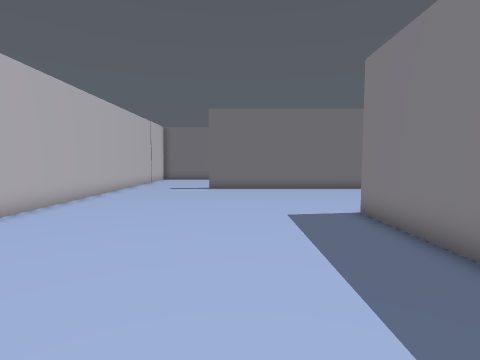
[1] (above)

24 first-person views from a walk through a scene from a Unity 3-D project. The camera is 1.5 m above the floor, tilts 4° down and sees 85° across. The floor is counted in squares, 1 m on a side. Each view is taken from the middle of a square. On the plan, view 1 faces up. The plan holds only what a view shows up to about 14 squares ahead; the rest is blank. The place goes on beyond the plan. The player character is not drawn.

[2]
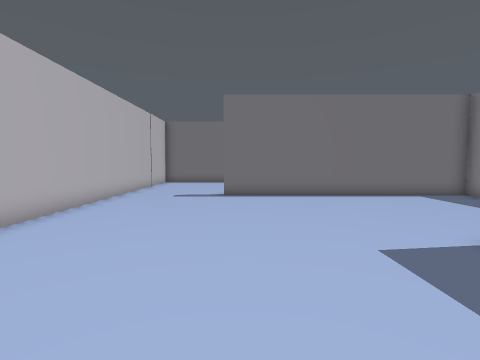

[3]
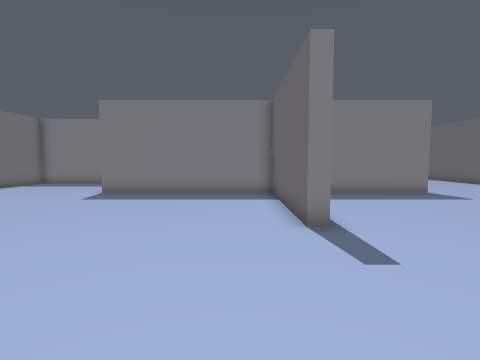

[4]
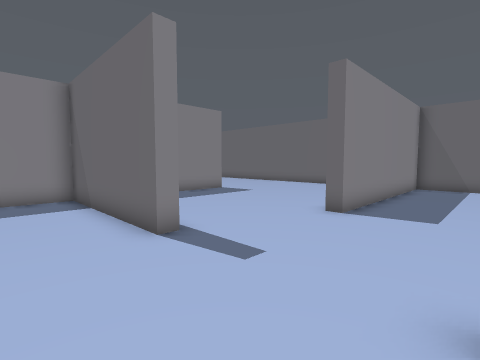

[5]
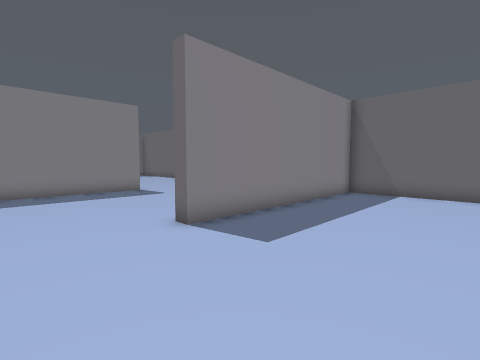

[6]
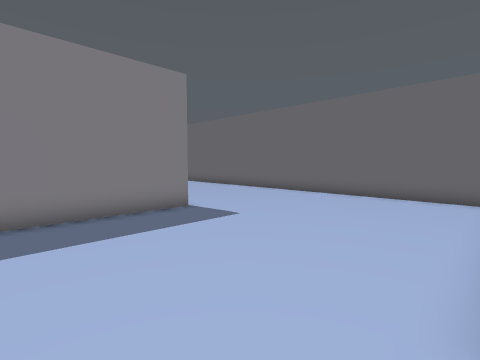

[7]
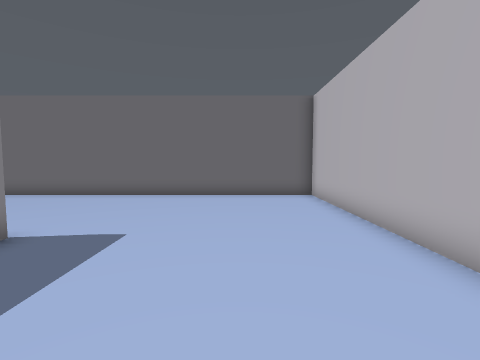

[8]
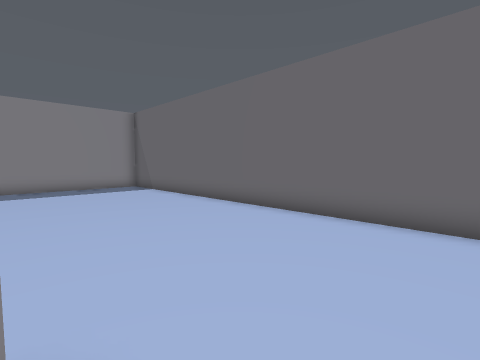

[9]
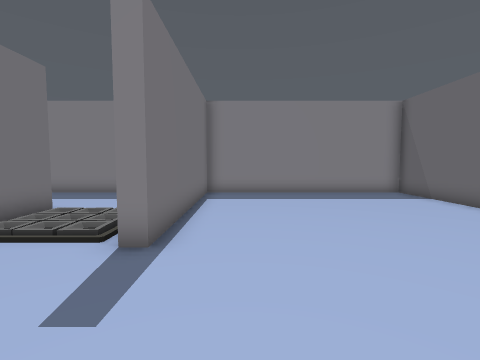

[10]
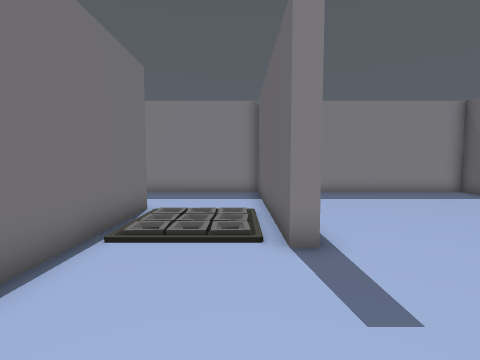

[11]
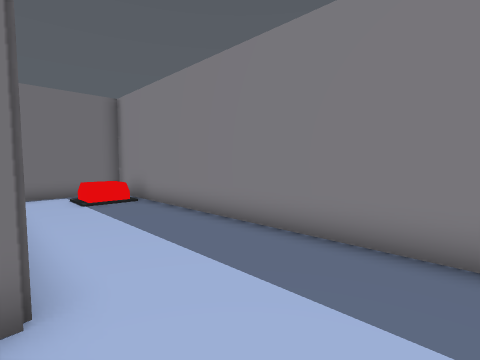

[12]
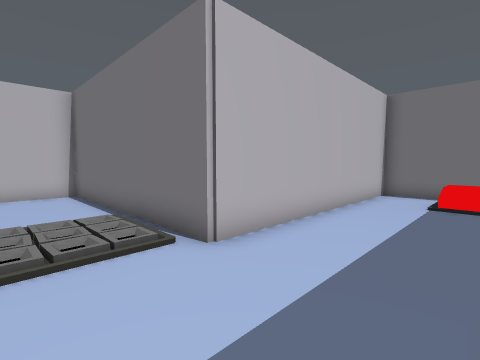

[13]
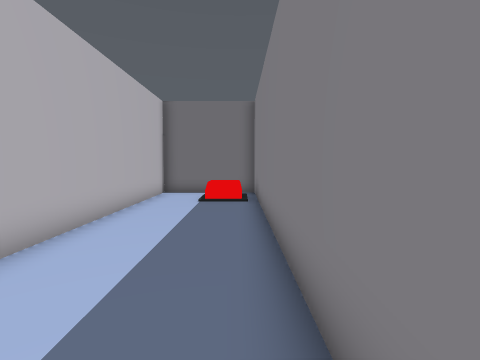

[14]
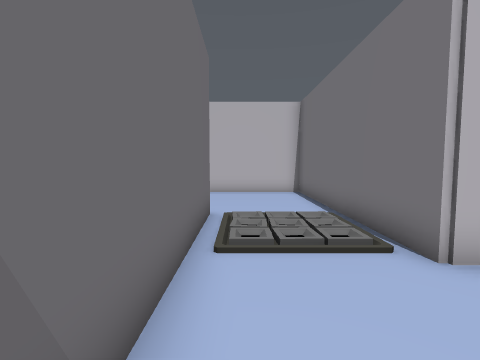

[15]
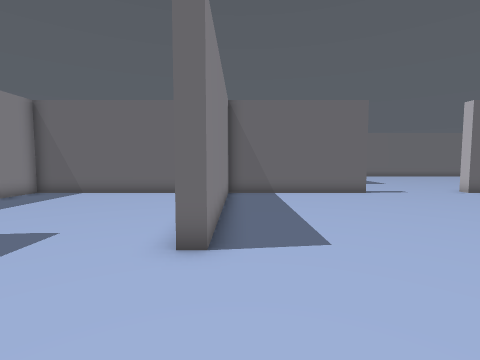

[16]
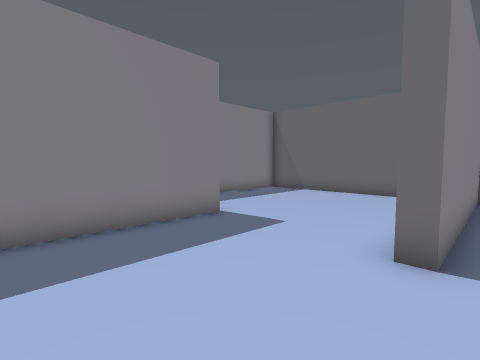

[17]
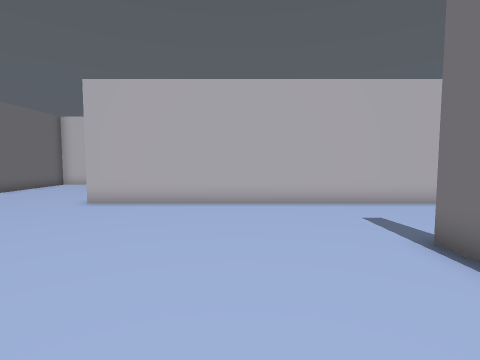

[18]
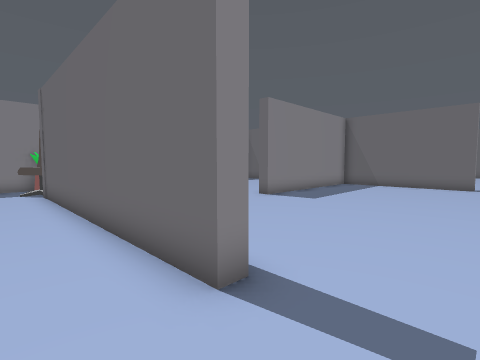

[19]
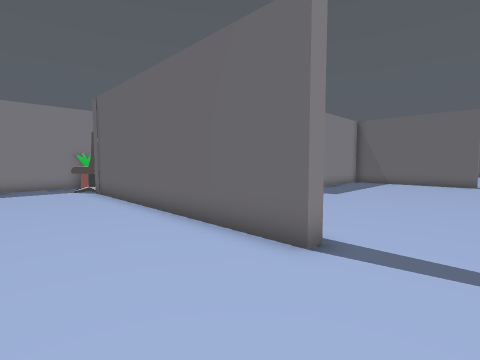

[20]
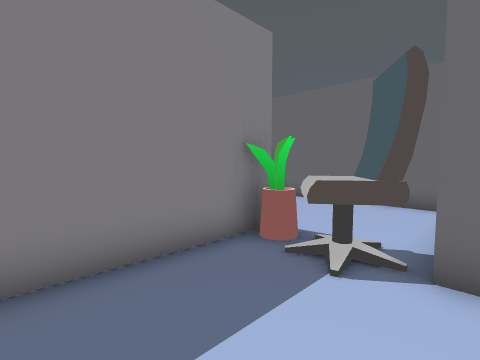

[21]
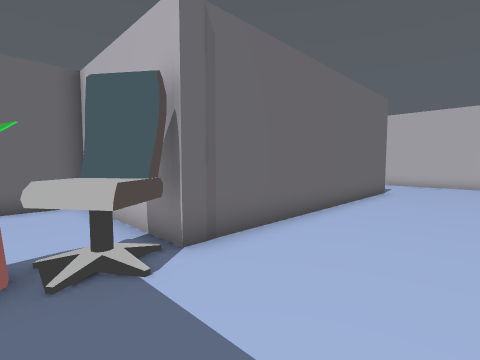

[22]
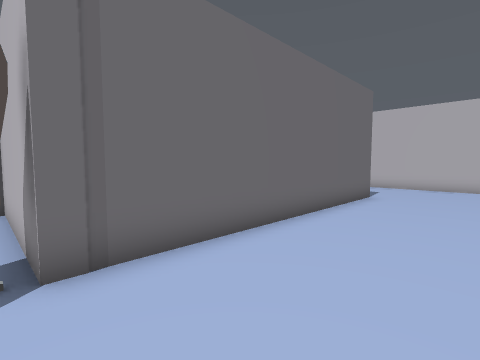

[23]
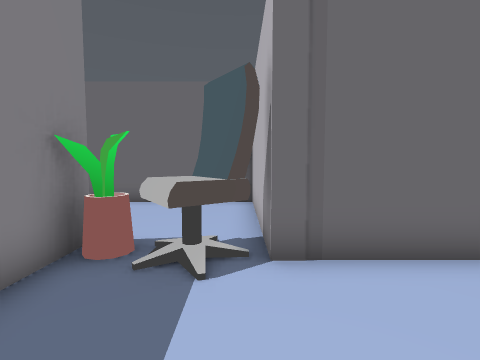

[24]
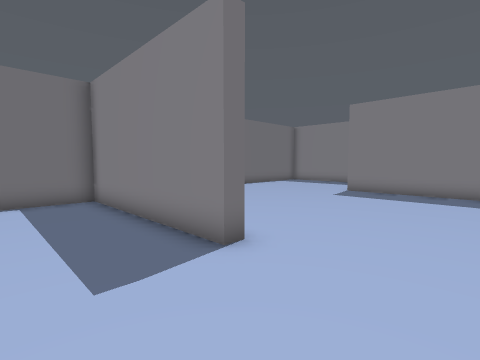

### Floor plan
Points are (right, up) in squares from view 1. A wall is a line through its corners. A room is listed if a view was taken in it or the views show most of it. See-through windows are left out.
Room 1 (views 1, 2, 3, 4, 5, 6, 7, 8, 9, 10, 11, 12, 13, 14, 15, 16, 17, 18, 19, 20, 21, 22, 23, 24)
walls: (6, -0.5) (12.8, -0.5) (12.8, 3.6); (-3.1, -1.1) (-3.1, -0.5) (3.6, -0.5) (3.6, 7.6) (4.1, 7.6); (9, 6.8) (9, 11.9); (3.6, -8.1) (3.6, -2.5); (-4.2, -6.4) (-4.2, -14.7) (17.7, -14.7) (17.7, -5.4) (9.5, -5.4) (9.5, -4.9) (17.7, -4.9) (17.7, 8.8) (13.3, 8.8) (13.3, -1.1) (4.1, -1.1) (4.1, -5.5); (-10.5, -0.5) (-8, -0.5) (-8, -1.1); (9, 13.9) (9, 14.6) (-1.7, 14.6) (-1.7, 15.1) (9.5, 15.1) (9.5, 13.4); (12.8, 14.1) (12.8, 19); (-6.4, 18.4) (-6.4, 5.5) (-6.9, 5.5) (-6.9, 12.8) (-9.6, 12.8); (-9.5, -14.7) (-4.8, -14.7) (-4.8, -5.5) (-4.1, -5.5)
low walls: (17.1, 6.1) (15.7, 6.1) (15.7, 7.4)
ways out: opening at (11.5, 13)
objects: other object (10, 14) to (11, 16); other object (12, 14) to (12, 15)

Where each view was taken, in squares from view 1:
view 1: 0 up, 0 right, facing up
view 2: 3 up, 1 left, facing up
view 3: 1 up, 9 left, facing right
view 4: 2 up, 8 left, facing down-right
view 5: 2 down, 10 left, facing down-right
view 6: 3 down, 4 left, facing down-right
view 7: 3 down, 1 left, facing down
view 8: 8 down, 2 right, facing down-right
view 9: 7 down, 5 right, facing right
view 10: 4 down, 5 right, facing right
view 11: 4 down, 13 right, facing up-right
view 12: 4 down, 17 right, facing up-left
view 13: 4 down, 17 right, facing up
view 14: 4 down, 17 right, facing left
view 15: 12 up, 3 right, facing down
view 16: 12 up, 3 right, facing down-right
view 17: 11 up, 3 right, facing left
view 18: 17 up, 4 left, facing down-right
view 19: 19 up, 4 left, facing down-right
view 20: 19 up, 9 right, facing down-right
view 21: 19 up, 12 right, facing down-left
view 22: 19 up, 10 right, facing down-left
view 23: 19 up, 10 right, facing down
view 24: 2 up, 10 left, facing up-right
